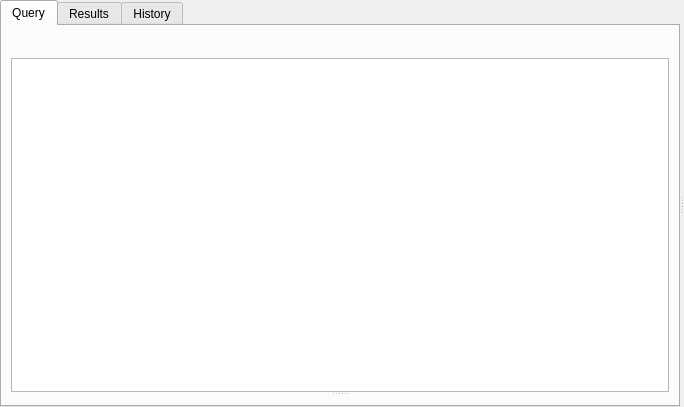
<?xml version="1.0" encoding="UTF-8"?>
<ui version="4.0">
 <class>EditorWindow</class>
 <widget class="QWidget" name="EditorWindow">
  <property name="geometry">
   <rect>
    <x>0</x>
    <y>0</y>
    <width>684</width>
    <height>407</height>
   </rect>
  </property>
  <property name="windowTitle">
   <string>SQL editor</string>
  </property>
  <layout class="QVBoxLayout" name="verticalLayout">
   <property name="spacing">
    <number>0</number>
   </property>
   <property name="leftMargin">
    <number>0</number>
   </property>
   <property name="topMargin">
    <number>0</number>
   </property>
   <property name="rightMargin">
    <number>0</number>
   </property>
   <property name="bottomMargin">
    <number>0</number>
   </property>
   <item>
    <widget class="QSplitter" name="rightResultsSplitter">
     <property name="orientation">
      <enum>Qt::Orientation::Horizontal</enum>
     </property>
     <widget class="QTabWidget" name="tabWidget">
      <property name="currentIndex">
       <number>0</number>
      </property>
      <widget class="QWidget" name="query">
       <attribute name="title">
        <string>Query</string>
       </attribute>
       <layout class="QVBoxLayout" name="verticalLayout_3">
        <item>
         <widget class="QWidget" name="queryTbContainer" native="true">
          <layout class="QHBoxLayout" name="horizontalLayout_2">
           <property name="topMargin">
            <number>0</number>
           </property>
           <property name="rightMargin">
            <number>0</number>
           </property>
           <property name="bottomMargin">
            <number>0</number>
           </property>
           <item>
            <widget class="QToolBar" name="toolBar"/>
           </item>
          </layout>
         </widget>
        </item>
        <item>
         <widget class="QSplitter" name="bottomResultsSplitter">
          <property name="orientation">
           <enum>Qt::Orientation::Vertical</enum>
          </property>
          <widget class="SqlEditor" name="sqlEdit">
           <property name="contextMenuPolicy">
            <enum>Qt::ContextMenuPolicy::CustomContextMenu</enum>
           </property>
           <property name="lineWrapMode">
            <enum>QPlainTextEdit::LineWrapMode::NoWrap</enum>
           </property>
          </widget>
          <widget class="QWidget" name="bottomResultsContainer" native="true">
           <layout class="QVBoxLayout" name="verticalLayout_5">
            <property name="leftMargin">
             <number>0</number>
            </property>
            <property name="topMargin">
             <number>0</number>
            </property>
            <property name="rightMargin">
             <number>0</number>
            </property>
            <property name="bottomMargin">
             <number>0</number>
            </property>
           </layout>
          </widget>
         </widget>
        </item>
       </layout>
      </widget>
      <widget class="QWidget" name="results">
       <attribute name="title">
        <string>Results</string>
       </attribute>
       <layout class="QVBoxLayout" name="verticalLayout_4">
        <item>
         <widget class="QWidget" name="resultsFrame" native="true">
          <layout class="QVBoxLayout" name="verticalLayout_6">
           <property name="leftMargin">
            <number>0</number>
           </property>
           <property name="topMargin">
            <number>0</number>
           </property>
           <property name="rightMargin">
            <number>0</number>
           </property>
           <property name="bottomMargin">
            <number>0</number>
           </property>
           <item>
            <widget class="DataView" name="dataView">
             <property name="tabPosition">
              <enum>QTabWidget::TabPosition::South</enum>
             </property>
             <property name="currentIndex">
              <number>-1</number>
             </property>
            </widget>
           </item>
          </layout>
         </widget>
        </item>
       </layout>
      </widget>
      <widget class="QWidget" name="history">
       <attribute name="title">
        <string>History</string>
       </attribute>
       <layout class="QVBoxLayout" name="verticalLayout_2">
        <item alignment="Qt::AlignmentFlag::AlignLeft">
         <widget class="QWidget" name="historyTbContainer" native="true">
          <layout class="QHBoxLayout" name="horizontalLayout">
           <property name="leftMargin">
            <number>0</number>
           </property>
           <property name="topMargin">
            <number>0</number>
           </property>
           <property name="rightMargin">
            <number>0</number>
           </property>
           <property name="bottomMargin">
            <number>0</number>
           </property>
           <item>
            <widget class="QToolBar" name="historyToolBar"/>
           </item>
          </layout>
         </widget>
        </item>
        <item>
         <widget class="QSplitter" name="splitter">
          <property name="orientation">
           <enum>Qt::Orientation::Vertical</enum>
          </property>
          <widget class="QTableView" name="historyList">
           <property name="contextMenuPolicy">
            <enum>Qt::ContextMenuPolicy::CustomContextMenu</enum>
           </property>
           <property name="alternatingRowColors">
            <bool>true</bool>
           </property>
           <property name="selectionMode">
            <enum>QAbstractItemView::SelectionMode::ExtendedSelection</enum>
           </property>
           <property name="selectionBehavior">
            <enum>QAbstractItemView::SelectionBehavior::SelectRows</enum>
           </property>
           <attribute name="horizontalHeaderStretchLastSection">
            <bool>true</bool>
           </attribute>
          </widget>
          <widget class="SqlView" name="historyContents">
           <property name="readOnly">
            <bool>true</bool>
           </property>
          </widget>
         </widget>
        </item>
       </layout>
      </widget>
     </widget>
     <widget class="QWidget" name="rightResultsContainer" native="true">
      <layout class="QVBoxLayout" name="verticalLayout_7">
       <property name="spacing">
        <number>0</number>
       </property>
       <property name="leftMargin">
        <number>0</number>
       </property>
       <property name="topMargin">
        <number>0</number>
       </property>
       <property name="rightMargin">
        <number>0</number>
       </property>
       <property name="bottomMargin">
        <number>0</number>
       </property>
      </layout>
     </widget>
    </widget>
   </item>
  </layout>
 </widget>
 <customwidgets>
  <customwidget>
   <class>SqlView</class>
   <extends>QPlainTextEdit</extends>
   <header>sqlview.h</header>
  </customwidget>
  <customwidget>
   <class>DataView</class>
   <extends>QTabWidget</extends>
   <header>dataview.h</header>
   <container>1</container>
  </customwidget>
  <customwidget>
   <class>SqlEditor</class>
   <extends>QPlainTextEdit</extends>
   <header>sqleditor.h</header>
  </customwidget>
 </customwidgets>
 <resources/>
 <connections/>
</ui>
